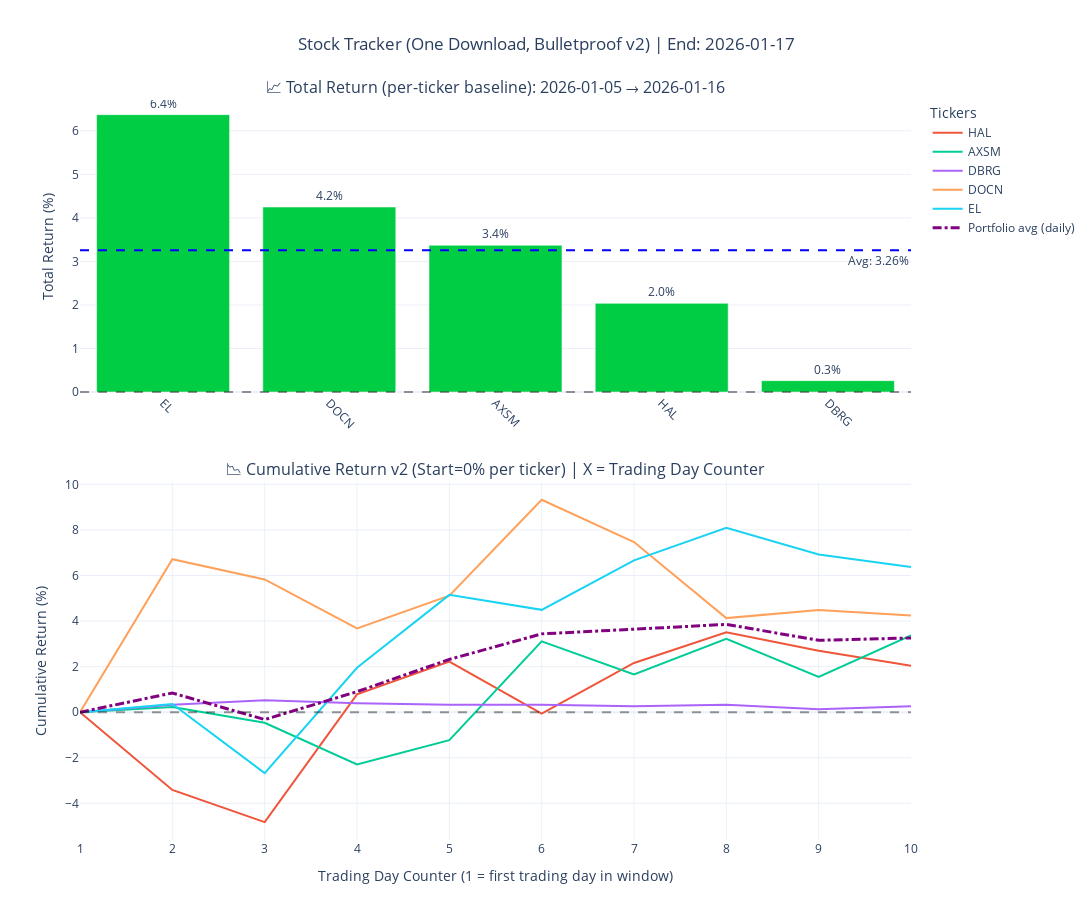

Notebook code cell kept with this figure:
### Code cell
BASELINE_DATE = "2026-01-05"
print(format_pretty_tracker_block(BASELINE_DATE))
comp = load_components_for_date(BASELINE_DATE)
STOCK_TICKERS = _dedup_keep_order(comp["weekly"] + comp["pro30"] + comp["movers"])
result = run_trade_return(STOCK_TICKERS, BASELINE_DATE, future_date_str, group_sets=comp)

### Figure 1 — Plotly figure (JSON) as saved in the notebook; plotly's stock layout.template omitted (floating-point values rounded to 4 significant figures)
{"data": [{"customdata": [[108.2, 115.0, "2026-01-05"], [50.61, 52.76, "2026-01-05"], [171.5, 177.3, "2026-01-05"], [31.92, 32.57, "2026-01-05"], [15.31, 15.35, "2026-01-05"]], "hovertemplate": "<b>%{x}</b><br>Baseline: $%{customdata[0]:.2f}<br>Current: $%{customdata[1]:.2f}<br>Return: %{y:.2f}%<br>Baseline Date Used: %{customdata[2]}<extra></extra>", "marker": {"color": ["#00CC44", "#00CC44", "#00CC44", "#00CC44", "#00CC44"]}, "showlegend": false, "text": ["6.4%", "4.2%", "3.4%", "2.0%", "0.3%"], "textposition": "outside", "type": "bar", "x": ["EL", "DOCN", "AXSM", "HAL", "DBRG"], "xaxis": "x", "y": [6.37, 4.248, 3.37, 2.036, 0.2613], "yaxis": "y"}, {"customdata": [["2026-01-05"], ["2026-01-06"], ["2026-01-07"], ["2026-01-08"], ["2026-01-09"], ["2026-01-12"], ["2026-01-13"], ["2026-01-14"], ["2026-01-15"], ["2026-01-16"]], "hovertemplate": "<b>HAL</b><br>Trading Day: %{x}<br>Date: %{customdata[0]}<br>Return: %{y:.2f}%<br>Baseline: 2026-01-05 @ 31.92<extra></extra>", "mode": "lines", "name": "HAL", "type": "scatter", "x": [1, 2, 3, 4, 5, 6, 7, 8, 9, 10], "xaxis": "x2", "y": [0.0, -3.415, -4.825, 0.7832, 2.224, -0.06266, 2.162, 3.509, 2.694, 2.036], "yaxis": "y2"}, {"customdata": [["2026-01-05"], ["2026-01-06"], ["2026-01-07"], ["2026-01-08"], ["2026-01-09"], ["2026-01-12"], ["2026-01-13"], ["2026-01-14"], ["2026-01-15"], ["2026-01-16"]], "hovertemplate": "<b>AXSM</b><br>Trading Day: %{x}<br>Date: %{customdata[0]}<br>Return: %{y:.2f}%<br>Baseline: 2026-01-05 @ 171.49<extra></extra>", "mode": "lines", "name": "AXSM", "type": "scatter", "x": [1, 2, 3, 4, 5, 6, 7, 8, 9, 10], "xaxis": "x2", "y": [0.0, 0.2274, -0.4665, -2.298, -1.23, 3.108, 1.656, 3.219, 1.545, 3.37], "yaxis": "y2"}, {"customdata": [["2026-01-05"], ["2026-01-06"], ["2026-01-07"], ["2026-01-08"], ["2026-01-09"], ["2026-01-12"], ["2026-01-13"], ["2026-01-14"], ["2026-01-15"], ["2026-01-16"]], "hovertemplate": "<b>DBRG</b><br>Trading Day: %{x}<br>Date: %{customdata[0]}<br>Return: %{y:.2f}%<br>Baseline: 2026-01-05 @ 15.31<extra></extra>", "mode": "lines", "name": "DBRG", "type": "scatter", "x": [1, 2, 3, 4, 5, 6, 7, 8, 9, 10], "xaxis": "x2", "y": [0.0, 0.3266, 0.5225, 0.3919, 0.3266, 0.3266, 0.2613, 0.3266, 0.1306, 0.2613], "yaxis": "y2"}, {"customdata": [["2026-01-05"], ["2026-01-06"], ["2026-01-07"], ["2026-01-08"], ["2026-01-09"], ["2026-01-12"], ["2026-01-13"], ["2026-01-14"], ["2026-01-15"], ["2026-01-16"]], "hovertemplate": "<b>DOCN</b><br>Trading Day: %{x}<br>Date: %{customdata[0]}<br>Return: %{y:.2f}%<br>Baseline: 2026-01-05 @ 50.61<extra></extra>", "mode": "lines", "name": "DOCN", "type": "scatter", "x": [1, 2, 3, 4, 5, 6, 7, 8, 9, 10], "xaxis": "x2", "y": [0.0, 6.718, 5.829, 3.675, 5.118, 9.326, 7.469, 4.13, 4.485, 4.248], "yaxis": "y2"}, {"customdata": [["2026-01-05"], ["2026-01-06"], ["2026-01-07"], ["2026-01-08"], ["2026-01-09"], ["2026-01-12"], ["2026-01-13"], ["2026-01-14"], ["2026-01-15"], ["2026-01-16"]], "hovertemplate": "<b>EL</b><br>Trading Day: %{x}<br>Date: %{customdata[0]}<br>Return: %{y:.2f}%<br>Baseline: 2026-01-05 @ 108.16<extra></extra>", "mode": "lines", "name": "EL", "type": "scatter", "x": [1, 2, 3, 4, 5, 6, 7, 8, 9, 10], "xaxis": "x2", "y": [0.0, 0.3606, -2.672, 1.951, 5.15, 4.493, 6.666, 8.09, 6.925, 6.37], "yaxis": "y2"}, {"hovertemplate": "Trading Day: %{x}<br>Avg return: %{y:.2f}%<extra></extra>", "line": {"color": "purple", "dash": "dashdot", "width": 3}, "mode": "lines", "name": "Portfolio avg (daily)", "type": "scatter", "x": [1, 2, 3, 4, 5, 6, 7, 8, 9, 10], "xaxis": "x2", "y": [0.0, 0.8436, -0.3223, 0.9007, 2.318, 3.438, 3.643, 3.855, 3.156, 3.257], "yaxis": "y2"}], "layout": {"annotations": [{"font": {"size": 16}, "showarrow": false, "text": "📈 Total Return (per-ticker baseline): 2026-01-05 → 2026-01-16", "x": 0.5, "xanchor": "center", "xref": "paper", "y": 1, "yanchor": "bottom", "yref": "paper"}, {"font": {"size": 16}, "showarrow": false, "text": "📉 Cumulative Return v2 (Start=0% per ticker) | X = Trading Day Counter", "x": 0.5, "xanchor": "center", "xref": "paper", "y": 0.484, "yanchor": "bottom", "yref": "paper"}, {"showarrow": false, "text": "Avg: 3.26%", "x": 1, "xanchor": "right", "xref": "x domain", "y": 3.257, "yanchor": "top", "yref": "y"}], "height": 920, "hovermode": "closest", "legend": {"title": {"text": "Tickers"}}, "shapes": [{"line": {"color": "black", "dash": "dash"}, "opacity": 0.4, "type": "line", "x0": 0, "x1": 1, "xref": "x domain", "y0": 0, "y1": 0, "yref": "y"}, {"line": {"color": "blue", "dash": "dash"}, "type": "line", "x0": 0, "x1": 1, "xref": "x domain", "y0": 3.257, "y1": 3.257, "yref": "y"}, {"line": {"color": "black", "dash": "dash"}, "opacity": 0.4, "type": "line", "x0": 0, "x1": 1, "xref": "x2 domain", "y0": 0, "y1": 0, "yref": "y2"}], "title": {"text": "Stock Tracker (One Download, Bulletproof v2) | End: 2026-01-17", "x": 0.5}, "width": 1120, "xaxis": {"anchor": "y", "domain": [0, 1], "tickangle": 45}, "xaxis2": {"anchor": "y2", "domain": [0, 1], "dtick": 1, "title": {"text": "Trading Day Counter (1 = first trading day in window)"}}, "yaxis": {"anchor": "x", "domain": [0.604, 1], "title": {"text": "Total Return (%)"}}, "yaxis2": {"anchor": "x2", "domain": [0, 0.484], "title": {"text": "Cumulative Return (%)"}}}}
